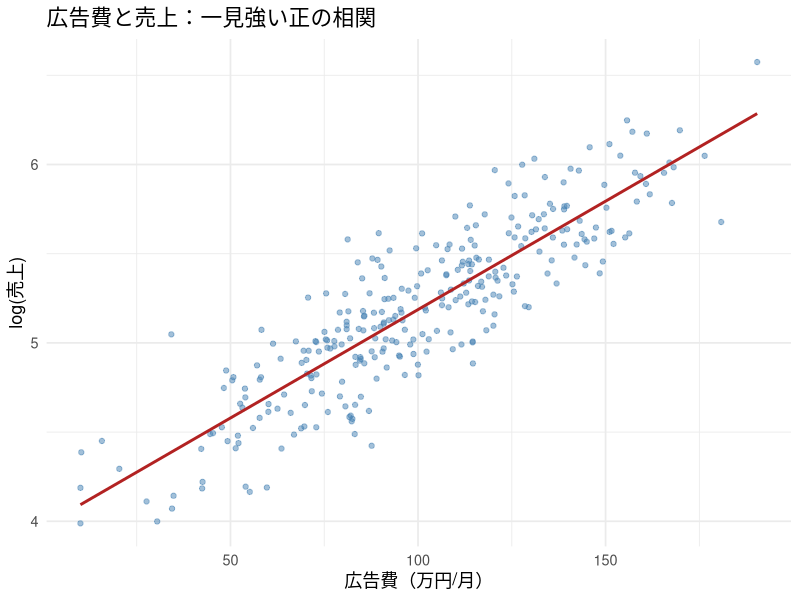
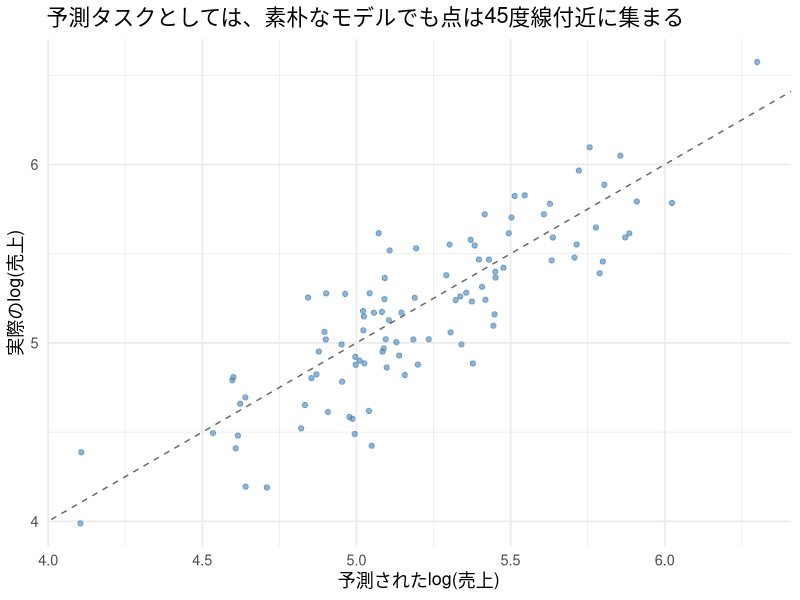
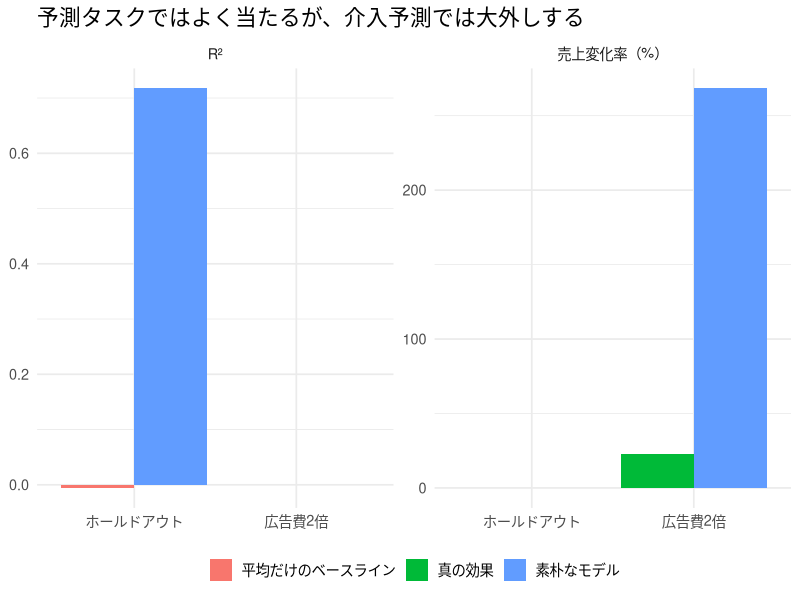
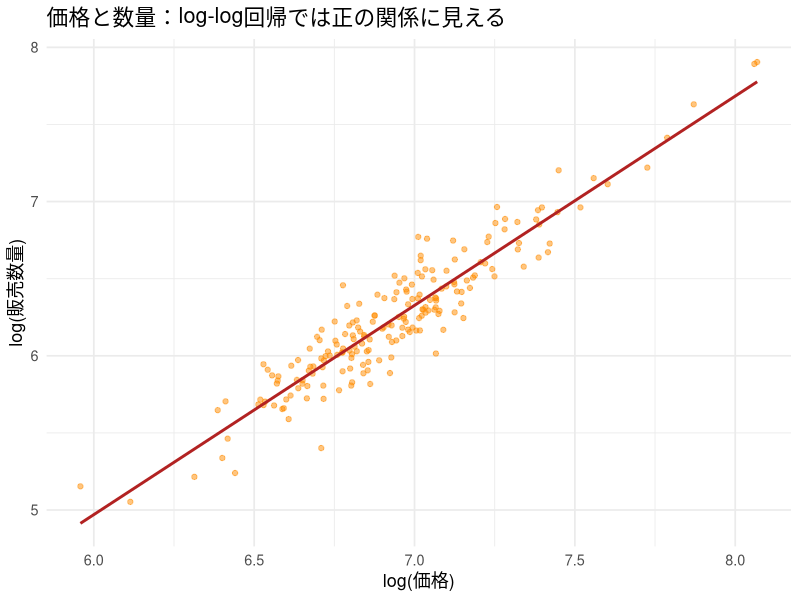
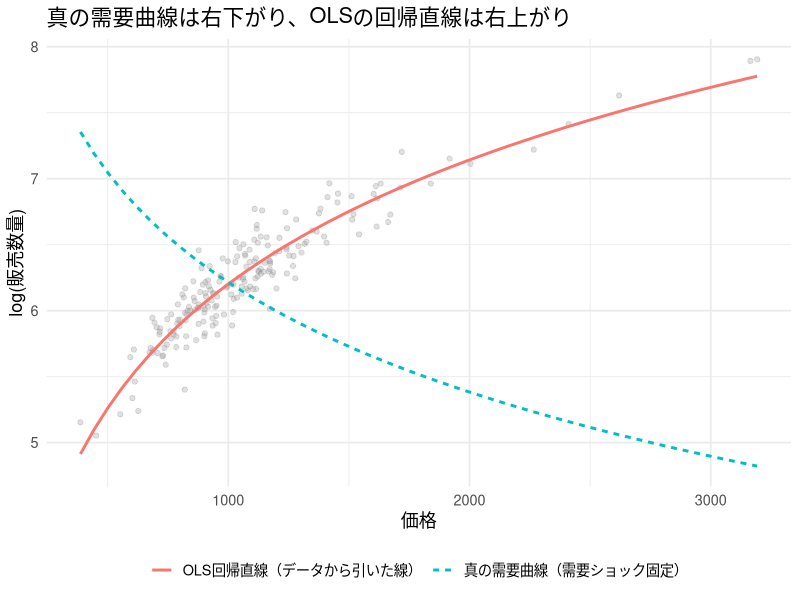
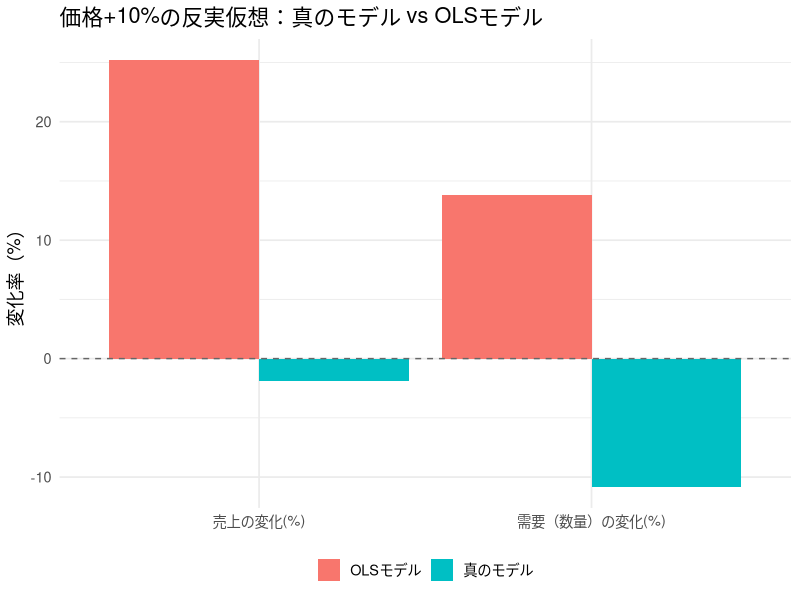

R code for these plots, in order:
## ---- chunk 1
#| include: false
library(ggplot2)
library(dplyr)
library(tidyr)

set.seed(20261)

theme_lecture <- function() {
  fam <- if (Sys.info()[["sysname"]] == "Darwin") "Hiragino Sans" else ""
  theme_minimal(base_size = 13, base_family = fam)
}
theme_set(theme_lecture())
knitr::opts_chunk$set(fig.align = "center", dpi = 144)
options(scipen = 8)
## ---- chunk 2
n_stores <- 300

# 店舗の地力（立地・接客力など、観測されない潜在変数）
quality <- rnorm(n_stores, mean = 0, sd = 1)

# 広告費（万円/月）：地力が高い店ほど本部が多く配分する + ノイズ
ad_spend <- 100 + 30 * quality + rnorm(n_stores, mean = 0, sd = 15)
ad_spend <- pmax(ad_spend, 10)

# 真の広告効果は小さい。地力の効果は大きい（交絡の源泉）
true_beta_ad <- 0.002       # 広告費が1万円増えると売上(log)が0.2%増える程度
true_beta_quality <- 0.4

log_sales_mean <- 5.0 + true_beta_quality * quality + true_beta_ad * ad_spend
log_sales <- log_sales_mean + rnorm(n_stores, mean = 0, sd = 0.15)
sales <- exp(log_sales)

store_df <- data.frame(
  store_id = 1:n_stores,
  quality = quality,
  ad_spend = ad_spend,
  sales = sales,
  log_sales = log_sales
)

head(store_df)
## ---- chunk 3
#| fig-cap: "広告費と売上（log）の関係：単純な散布図では強い正の関係に見える"
ggplot(store_df, aes(x = ad_spend, y = log_sales)) +
  geom_point(alpha = 0.5, color = "steelblue") +
  geom_smooth(method = "lm", se = FALSE, color = "firebrick") +
  labs(x = "広告費（万円/月）", y = "log(売上)",
       title = "広告費と売上：一見強い正の相関")
## ---- chunk 4
fit_short <- lm(log_sales ~ ad_spend, data = store_df)
fit_long  <- lm(log_sales ~ ad_spend + quality, data = store_df)

summary(fit_short)$coefficients
summary(fit_long)$coefficients
## ---- chunk 5
beta_short <- coef(fit_short)["ad_spend"]
beta_long  <- coef(fit_long)["ad_spend"]

comparison_df <- data.frame(
  model = c("素朴なOLS（ad_spendのみ）", "真のモデルに近いOLS（quality込み）", "真の値"),
  beta_ad = c(beta_short, beta_long, true_beta_ad)
)
knitr::kable(comparison_df, digits = 5,
             col.names = c("モデル", "広告費の係数"))
## ---- chunk 6
set.seed(20261)
idx <- sample(1:n_stores)
train_idx <- idx[1:200]
test_idx  <- idx[201:300]

train_df <- store_df[train_idx, ]
test_df  <- store_df[test_idx, ]

fit_pred <- lm(log_sales ~ ad_spend, data = train_df)
pred_test <- predict(fit_pred, newdata = test_df)

ss_res <- sum((test_df$log_sales - pred_test)^2)
ss_tot <- sum((test_df$log_sales - mean(test_df$log_sales))^2)
r2_holdout <- 1 - ss_res / ss_tot

# ベースライン：広告費を使わず平均だけで予測した場合
baseline_pred <- rep(mean(train_df$log_sales), nrow(test_df))
ss_res_base <- sum((test_df$log_sales - baseline_pred)^2)
r2_base <- 1 - ss_res_base / ss_tot

data.frame(
  method = c("広告費を使う予測モデル", "ベースライン（平均のみ）"),
  holdout_R2 = c(r2_holdout, r2_base)
)
## ---- chunk 7
#| fig-cap: "ホールドアウトにおける実測値と予測値の対応：予測タスクとしてはよく当てはまっている"
holdout_plot_df <- data.frame(
  actual = test_df$log_sales,
  predicted = pred_test
)

ggplot(holdout_plot_df, aes(x = predicted, y = actual)) +
  geom_point(alpha = 0.6, color = "steelblue") +
  geom_abline(slope = 1, intercept = 0, linetype = "dashed", color = "gray40") +
  labs(x = "予測されたlog(売上)", y = "実際のlog(売上)",
       title = "予測タスクとしては、素朴なモデルでも点は45度線付近に集まる")
## ---- chunk 8
new_ad_spend <- store_df$ad_spend * 2

# 真のモデルによる効果：広告費の変化分だけがlog(売上)に影響する
true_effect <- true_beta_ad * (new_ad_spend - store_df$ad_spend)

# 素朴なOLSモデルによる（誤った）効果
ols_effect <- beta_short * (new_ad_spend - store_df$ad_spend)

effect_df <- data.frame(
  store_id = store_df$store_id,
  true_effect = true_effect,
  ols_effect = ols_effect
)

effect_summary <- data.frame(
  method = c("真の効果", "素朴なOLSによる予測"),
  mean_log_change = c(mean(true_effect), mean(ols_effect)),
  mean_pct_change = c(
    mean(exp(true_effect) - 1) * 100,
    mean(exp(ols_effect) - 1) * 100
  )
)
knitr::kable(effect_summary, digits = 3,
             col.names = c("手法", "log売上の平均変化", "店舗別の売上変化率の平均（%）"))
## ---- chunk 9
#| fig-cap: "同じモデルでも『予測』は当たり、『介入効果』は大外しする"
true_mean_pct <- mean(exp(true_effect) - 1) * 100
ols_mean_pct <- mean(exp(ols_effect) - 1) * 100

compare_long <- bind_rows(
  data.frame(metric = "ホールドアウト", unit = "R²",
             series = c("素朴なモデル", "平均だけのベースライン"),
             value = c(r2_holdout, r2_base)),
  data.frame(metric = "広告費2倍", unit = "売上変化率（%）",
             series = c("素朴なモデル", "真の効果"),
             value = c(ols_mean_pct, true_mean_pct))
)

ggplot(compare_long, aes(x = metric, y = value, fill = series)) +
  geom_col(position = "dodge") +
  facet_wrap(~unit, scales = "free_y") +
  labs(x = NULL, y = NULL, fill = NULL,
       title = "予測タスクではよく当たるが、介入予測では大外しする") +
  theme(legend.position = "bottom")
## ---- chunk 10
n_weeks <- 200

# 需要ショック（繁忙期・季節性など、観測しにくい変数）
demand_shock <- rnorm(n_weeks, mean = 0, sd = 1)

# 真の価格弾力性（負の値。需要曲線の傾き）
true_elasticity <- -1.2

# 価格設定：繁忙期には価格も強気に設定される（内生性の源泉）
gamma_price <- 0.3
log_price <- log(1000) + gamma_price * demand_shock + rnorm(n_weeks, mean = 0, sd = 0.05)
price <- exp(log_price)

# 真の需要関数：価格1,000円のときの基準数量を500に置く
phi_demand <- 0.8
log_q_mean <- log(500) + true_elasticity * (log_price - log(1000)) +
  phi_demand * demand_shock
demand_noise <- rnorm(n_weeks, mean = 0, sd = 0.1)
log_q <- log_q_mean + demand_noise
q <- exp(log_q)

price_df <- data.frame(
  week = 1:n_weeks,
  demand_shock = demand_shock,
  demand_noise = demand_noise,
  price = price,
  log_price = log_price,
  q = q,
  log_q = log_q
)

head(price_df)
## ---- chunk 11
#| fig-cap: "価格と販売数量（log-log）：回帰線は右上がりに見える"
ggplot(price_df, aes(x = log_price, y = log_q)) +
  geom_point(alpha = 0.5, color = "darkorange") +
  geom_smooth(method = "lm", se = FALSE, color = "firebrick") +
  labs(x = "log(価格)", y = "log(販売数量)",
       title = "価格と数量：log-log回帰では正の関係に見える")
## ---- chunk 12
fit_price_ols <- lm(log_q ~ log_price, data = price_df)
summary(fit_price_ols)$coefficients
## ---- chunk 13
elasticity_hat_ols <- coef(fit_price_ols)["log_price"]

data.frame(
  method = c("OLS推定値", "真の弾力性"),
  elasticity = c(elasticity_hat_ols, true_elasticity)
)
## ---- chunk 14
#| fig-cap: "真の需要曲線（需要ショックを平均に固定）とOLS回帰直線：向きが逆転している"
price_grid <- seq(min(price_df$price), max(price_df$price), length.out = 50)
log_price_grid <- log(price_grid)

# 真の需要曲線：需要ショックを0（平均的な状態）に固定し、価格だけを動かす
true_log_q_grid <- log(500) + true_elasticity * (log_price_grid - log(1000)) +
  phi_demand * 0
true_curve_df <- data.frame(price = price_grid, log_q = true_log_q_grid, curve = "真の需要曲線（需要ショック固定）")

# OLSの回帰直線
ols_log_q_grid <- coef(fit_price_ols)["(Intercept)"] + elasticity_hat_ols * log_price_grid
ols_curve_df <- data.frame(price = price_grid, log_q = ols_log_q_grid, curve = "OLS回帰直線（データから引いた線）")

curve_compare_df <- rbind(true_curve_df, ols_curve_df)

ggplot() +
  geom_point(data = price_df, aes(x = price, y = log_q), alpha = 0.3, color = "gray60") +
  geom_line(data = curve_compare_df, aes(x = price, y = log_q, color = curve, linetype = curve), linewidth = 1) +
  labs(x = "価格", y = "log(販売数量)", color = NULL, linetype = NULL,
       title = "真の需要曲線は右下がり、OLSの回帰直線は右上がり") +
  theme(legend.position = "bottom")
## ---- chunk 15
new_price <- price_df$price * 1.10
new_log_price <- log(new_price)

# 真のモデルによる反実仮想：価格だけを動かし、需要ショックと個別ノイズは同じ値に保つ
true_new_log_q <- log(500) + true_elasticity * (new_log_price - log(1000)) +
  phi_demand * demand_shock + demand_noise
true_pct_change_q <- (exp(true_new_log_q) - price_df$q) / price_df$q * 100

# OLSモデルによる（内生性に汚染された）反実仮想
ols_intercept <- coef(fit_price_ols)["(Intercept)"]
ols_new_log_q <- ols_intercept + elasticity_hat_ols * new_log_price
ols_old_log_q_fitted <- ols_intercept + elasticity_hat_ols * price_df$log_price
ols_pct_change_q <- (exp(ols_new_log_q) - exp(ols_old_log_q_fitted)) / exp(ols_old_log_q_fitted) * 100

cf_demand_df <- data.frame(
  method = c("真のモデル", "OLSモデル"),
  mean_pct_change_q = c(mean(true_pct_change_q), mean(ols_pct_change_q))
)
knitr::kable(cf_demand_df, digits = 2,
             col.names = c("手法", "価格+10%のときの需要変化（%）"))
## ---- chunk 16
true_new_revenue <- new_price * exp(true_new_log_q)
old_revenue <- price_df$price * price_df$q
true_rev_change <- (true_new_revenue - old_revenue) / old_revenue * 100

ols_new_revenue <- new_price * exp(ols_new_log_q)
ols_old_revenue_fitted <- price_df$price * exp(ols_old_log_q_fitted)
ols_rev_change <- (ols_new_revenue - ols_old_revenue_fitted) / ols_old_revenue_fitted * 100

cf_revenue_df <- data.frame(
  method = c("真のモデル", "OLSモデル"),
  mean_pct_change_revenue = c(mean(true_rev_change), mean(ols_rev_change))
)
knitr::kable(cf_revenue_df, digits = 2,
             col.names = c("手法", "価格+10%のときの売上変化（%）"))
## ---- chunk 17
#| fig-cap: "価格+10%の反実仮想：真のモデルとOLSモデルで結論が正反対になる"
cf_plot_df <- data.frame(
  metric = rep(c("需要（数量）の変化(%)", "売上の変化(%)"), each = 2),
  method = rep(c("真のモデル", "OLSモデル"), 2),
  value = c(mean(true_pct_change_q), mean(ols_pct_change_q),
            mean(true_rev_change), mean(ols_rev_change))
)

ggplot(cf_plot_df, aes(x = metric, y = value, fill = method)) +
  geom_col(position = "dodge") +
  geom_hline(yintercept = 0, linetype = "dashed", color = "gray40") +
  labs(x = NULL, y = "変化率（%）", fill = NULL,
       title = "価格+10%の反実仮想：真のモデル vs OLSモデル") +
  theme(legend.position = "bottom")
